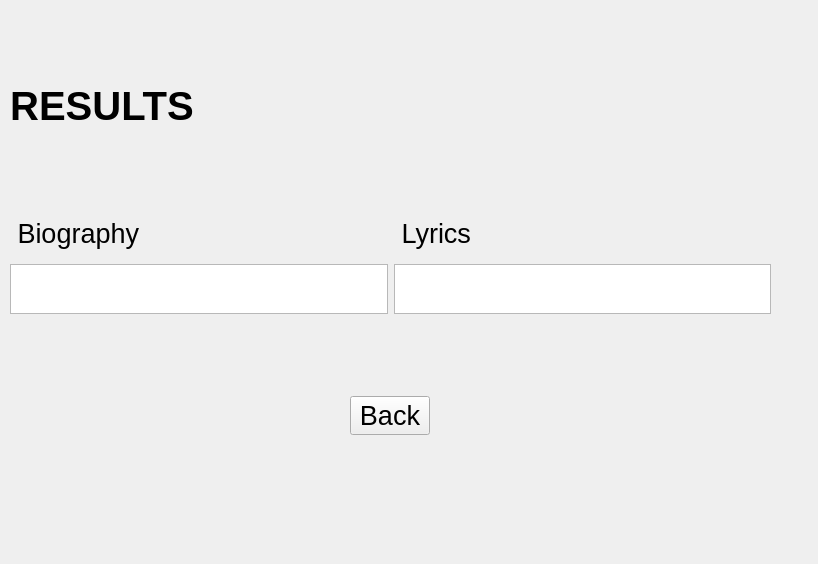
<?xml version="1.0" encoding="UTF-8"?>
<ui version="4.0">
 <class>Dialog</class>
 <widget class="QDialog" name="Dialog">
  <property name="geometry">
   <rect>
    <x>0</x>
    <y>0</y>
    <width>818</width>
    <height>564</height>
   </rect>
  </property>
  <property name="windowTitle">
   <string>Dialog</string>
  </property>
  <widget class="QStackedWidget" name="stackedWidget">
   <property name="enabled">
    <bool>true</bool>
   </property>
   <property name="geometry">
    <rect>
     <x>10</x>
     <y>40</y>
     <width>761</width>
     <height>421</height>
    </rect>
   </property>
   <property name="currentIndex">
    <number>2</number>
   </property>
   <widget class="QWidget" name="homePage">
    <property name="maximumSize">
     <size>
      <width>761</width>
      <height>421</height>
     </size>
    </property>
    <widget class="QWidget" name="layoutWidget">
     <property name="geometry">
      <rect>
       <x>1</x>
       <y>20</y>
       <width>761</width>
       <height>401</height>
      </rect>
     </property>
     <layout class="QVBoxLayout" name="verticalLayout_3">
      <item>
       <layout class="QHBoxLayout" name="horizontalLayout_3">
        <item alignment="Qt::AlignLeft">
         <widget class="QLabel" name="label">
          <property name="maximumSize">
           <size>
            <width>1000000</width>
            <height>58</height>
           </size>
          </property>
          <property name="font">
           <font>
            <pointsize>30</pointsize>
            <weight>75</weight>
            <bold>true</bold>
           </font>
          </property>
          <property name="text">
           <string>SOUND BYTES</string>
          </property>
          <property name="alignment">
           <set>Qt::AlignCenter</set>
          </property>
         </widget>
        </item>
        <item alignment="Qt::AlignRight">
         <widget class="QPushButton" name="helpButton">
          <property name="maximumSize">
           <size>
            <width>75</width>
            <height>16777215</height>
           </size>
          </property>
          <property name="font">
           <font>
            <pointsize>20</pointsize>
           </font>
          </property>
          <property name="text">
           <string>Help</string>
          </property>
         </widget>
        </item>
       </layout>
      </item>
      <item>
       <layout class="QHBoxLayout" name="horizontalLayout">
        <property name="spacing">
         <number>6</number>
        </property>
        <property name="topMargin">
         <number>50</number>
        </property>
        <property name="bottomMargin">
         <number>50</number>
        </property>
        <item>
         <layout class="QVBoxLayout" name="verticalLayout">
          <item>
           <widget class="QLabel" name="label_2">
            <property name="maximumSize">
             <size>
              <width>16777215</width>
              <height>50</height>
             </size>
            </property>
            <property name="font">
             <font>
              <pointsize>20</pointsize>
             </font>
            </property>
            <property name="text">
             <string>Artist</string>
            </property>
           </widget>
          </item>
          <item>
           <widget class="QTextEdit" name="artistInput">
            <property name="minimumSize">
             <size>
              <width>0</width>
              <height>10</height>
             </size>
            </property>
            <property name="maximumSize">
             <size>
              <width>16777215</width>
              <height>50</height>
             </size>
            </property>
            <property name="html">
             <string>&lt;!DOCTYPE HTML PUBLIC &quot;-//W3C//DTD HTML 4.0//EN&quot; &quot;http://www.w3.org/TR/REC-html40/strict.dtd&quot;&gt;
&lt;html&gt;&lt;head&gt;&lt;meta name=&quot;qrichtext&quot; content=&quot;1&quot; /&gt;&lt;style type=&quot;text/css&quot;&gt;
p, li { white-space: pre-wrap; }
&lt;/style&gt;&lt;/head&gt;&lt;body style=&quot; font-family:'.AppleSystemUIFont'; font-size:13pt; font-weight:400; font-style:normal;&quot;&gt;
&lt;p style=&quot;-qt-paragraph-type:empty; margin-top:0px; margin-bottom:0px; margin-left:0px; margin-right:0px; -qt-block-indent:0; text-indent:0px;&quot;&gt;&lt;br /&gt;&lt;/p&gt;&lt;/body&gt;&lt;/html&gt;</string>
            </property>
           </widget>
          </item>
         </layout>
        </item>
        <item>
         <layout class="QVBoxLayout" name="verticalLayout_2">
          <property name="sizeConstraint">
           <enum>QLayout::SetDefaultConstraint</enum>
          </property>
          <item>
           <widget class="QLabel" name="label_3">
            <property name="maximumSize">
             <size>
              <width>16777215</width>
              <height>50</height>
             </size>
            </property>
            <property name="font">
             <font>
              <pointsize>20</pointsize>
             </font>
            </property>
            <property name="text">
             <string>Song</string>
            </property>
           </widget>
          </item>
          <item>
           <widget class="QTextEdit" name="songInput">
            <property name="maximumSize">
             <size>
              <width>16777215</width>
              <height>50</height>
             </size>
            </property>
            <property name="html">
             <string>&lt;!DOCTYPE HTML PUBLIC &quot;-//W3C//DTD HTML 4.0//EN&quot; &quot;http://www.w3.org/TR/REC-html40/strict.dtd&quot;&gt;
&lt;html&gt;&lt;head&gt;&lt;meta name=&quot;qrichtext&quot; content=&quot;1&quot; /&gt;&lt;style type=&quot;text/css&quot;&gt;
p, li { white-space: pre-wrap; }
&lt;/style&gt;&lt;/head&gt;&lt;body style=&quot; font-family:'.AppleSystemUIFont'; font-size:13pt; font-weight:400; font-style:normal;&quot;&gt;
&lt;p style=&quot;-qt-paragraph-type:empty; margin-top:0px; margin-bottom:0px; margin-left:0px; margin-right:0px; -qt-block-indent:0; text-indent:0px;&quot;&gt;&lt;br /&gt;&lt;/p&gt;&lt;/body&gt;&lt;/html&gt;</string>
            </property>
           </widget>
          </item>
         </layout>
        </item>
       </layout>
      </item>
      <item alignment="Qt::AlignHCenter|Qt::AlignVCenter">
       <widget class="QPushButton" name="submitButton">
        <property name="maximumSize">
         <size>
          <width>200</width>
          <height>200</height>
         </size>
        </property>
        <property name="font">
         <font>
          <pointsize>20</pointsize>
         </font>
        </property>
        <property name="text">
         <string>Submit</string>
        </property>
       </widget>
      </item>
     </layout>
    </widget>
   </widget>
   <widget class="QWidget" name="helpPage">
    <widget class="QWidget" name="layoutWidget">
     <property name="geometry">
      <rect>
       <x>1</x>
       <y>67</y>
       <width>781</width>
       <height>398</height>
      </rect>
     </property>
     <layout class="QVBoxLayout" name="verticalLayout_7">
      <item alignment="Qt::AlignLeft|Qt::AlignVCenter">
       <widget class="QLabel" name="label_5">
        <property name="maximumSize">
         <size>
          <width>1000000</width>
          <height>58</height>
         </size>
        </property>
        <property name="font">
         <font>
          <pointsize>30</pointsize>
          <weight>75</weight>
          <bold>true</bold>
         </font>
        </property>
        <property name="text">
         <string>HELP</string>
        </property>
        <property name="alignment">
         <set>Qt::AlignCenter</set>
        </property>
       </widget>
      </item>
      <item alignment="Qt::AlignHCenter|Qt::AlignVCenter">
       <widget class="QLabel" name="artistBioLabel_2">
        <property name="maximumSize">
         <size>
          <width>741</width>
          <height>96</height>
         </size>
        </property>
        <property name="font">
         <font>
          <pointsize>20</pointsize>
         </font>
        </property>
        <property name="text">
         <string>Enter any music artist's name in the text input area below the &quot;Artist&quot; label along with a song by that artist. After clicking the &quot;Submit&quot; button at the bottom of the page, you will be able to see a brief biography about the given artist and the song lyrics of the given song.</string>
        </property>
        <property name="wordWrap">
         <bool>true</bool>
        </property>
       </widget>
      </item>
      <item alignment="Qt::AlignHCenter|Qt::AlignVCenter">
       <widget class="QPushButton" name="backButtonH">
        <property name="maximumSize">
         <size>
          <width>200</width>
          <height>200</height>
         </size>
        </property>
        <property name="font">
         <font>
          <pointsize>20</pointsize>
         </font>
        </property>
        <property name="text">
         <string>Back</string>
        </property>
       </widget>
      </item>
     </layout>
    </widget>
   </widget>
   <widget class="QWidget" name="resultsPage">
    <widget class="QWidget" name="layoutWidget">
     <property name="geometry">
      <rect>
       <x>0</x>
       <y>20</y>
       <width>761</width>
       <height>401</height>
      </rect>
     </property>
     <layout class="QVBoxLayout" name="verticalLayout_4">
      <item alignment="Qt::AlignLeft|Qt::AlignVCenter">
       <widget class="QLabel" name="label_4">
        <property name="maximumSize">
         <size>
          <width>1000000</width>
          <height>58</height>
         </size>
        </property>
        <property name="font">
         <font>
          <pointsize>30</pointsize>
          <weight>75</weight>
          <bold>true</bold>
         </font>
        </property>
        <property name="text">
         <string>RESULTS</string>
        </property>
        <property name="alignment">
         <set>Qt::AlignCenter</set>
        </property>
       </widget>
      </item>
      <item>
       <layout class="QHBoxLayout" name="horizontalLayout_5">
        <property name="spacing">
         <number>6</number>
        </property>
        <property name="topMargin">
         <number>50</number>
        </property>
        <property name="bottomMargin">
         <number>50</number>
        </property>
        <item>
         <layout class="QVBoxLayout" name="verticalLayout_5">
          <item>
           <widget class="QLabel" name="artistBioLabel">
            <property name="maximumSize">
             <size>
              <width>16777215</width>
              <height>50</height>
             </size>
            </property>
            <property name="font">
             <font>
              <pointsize>20</pointsize>
             </font>
            </property>
            <property name="text">
             <string>&lt;Artist's name&gt; Biography</string>
            </property>
           </widget>
          </item>
          <item>
           <widget class="QTextEdit" name="artistBio">
            <property name="minimumSize">
             <size>
              <width>0</width>
              <height>10</height>
             </size>
            </property>
            <property name="maximumSize">
             <size>
              <width>16777215</width>
              <height>50</height>
             </size>
            </property>
            <property name="readOnly">
             <bool>true</bool>
            </property>
            <property name="html">
             <string>&lt;!DOCTYPE HTML PUBLIC &quot;-//W3C//DTD HTML 4.0//EN&quot; &quot;http://www.w3.org/TR/REC-html40/strict.dtd&quot;&gt;
&lt;html&gt;&lt;head&gt;&lt;meta name=&quot;qrichtext&quot; content=&quot;1&quot; /&gt;&lt;style type=&quot;text/css&quot;&gt;
p, li { white-space: pre-wrap; }
&lt;/style&gt;&lt;/head&gt;&lt;body style=&quot; font-family:'.AppleSystemUIFont'; font-size:13pt; font-weight:400; font-style:normal;&quot;&gt;
&lt;p style=&quot;-qt-paragraph-type:empty; margin-top:0px; margin-bottom:0px; margin-left:0px; margin-right:0px; -qt-block-indent:0; text-indent:0px;&quot;&gt;&lt;br /&gt;&lt;/p&gt;&lt;/body&gt;&lt;/html&gt;</string>
            </property>
           </widget>
          </item>
         </layout>
        </item>
        <item>
         <layout class="QVBoxLayout" name="verticalLayout_6">
          <property name="sizeConstraint">
           <enum>QLayout::SetDefaultConstraint</enum>
          </property>
          <item>
           <widget class="QLabel" name="songLyricsLabel">
            <property name="maximumSize">
             <size>
              <width>16777215</width>
              <height>50</height>
             </size>
            </property>
            <property name="font">
             <font>
              <pointsize>20</pointsize>
             </font>
            </property>
            <property name="text">
             <string>&lt;Song name's&gt; Lyrics</string>
            </property>
           </widget>
          </item>
          <item>
           <widget class="QTextEdit" name="songLyrics">
            <property name="maximumSize">
             <size>
              <width>16777215</width>
              <height>50</height>
             </size>
            </property>
            <property name="readOnly">
             <bool>true</bool>
            </property>
            <property name="html">
             <string>&lt;!DOCTYPE HTML PUBLIC &quot;-//W3C//DTD HTML 4.0//EN&quot; &quot;http://www.w3.org/TR/REC-html40/strict.dtd&quot;&gt;
&lt;html&gt;&lt;head&gt;&lt;meta name=&quot;qrichtext&quot; content=&quot;1&quot; /&gt;&lt;style type=&quot;text/css&quot;&gt;
p, li { white-space: pre-wrap; }
&lt;/style&gt;&lt;/head&gt;&lt;body style=&quot; font-family:'.AppleSystemUIFont'; font-size:13pt; font-weight:400; font-style:normal;&quot;&gt;
&lt;p style=&quot;-qt-paragraph-type:empty; margin-top:0px; margin-bottom:0px; margin-left:0px; margin-right:0px; -qt-block-indent:0; text-indent:0px;&quot;&gt;&lt;br /&gt;&lt;/p&gt;&lt;/body&gt;&lt;/html&gt;</string>
            </property>
           </widget>
          </item>
         </layout>
        </item>
       </layout>
      </item>
      <item alignment="Qt::AlignHCenter|Qt::AlignVCenter">
       <widget class="QPushButton" name="backButtonR">
        <property name="maximumSize">
         <size>
          <width>200</width>
          <height>200</height>
         </size>
        </property>
        <property name="font">
         <font>
          <pointsize>20</pointsize>
         </font>
        </property>
        <property name="text">
         <string>Back</string>
        </property>
       </widget>
      </item>
     </layout>
    </widget>
   </widget>
  </widget>
 </widget>
 <resources/>
 <connections/>
</ui>
